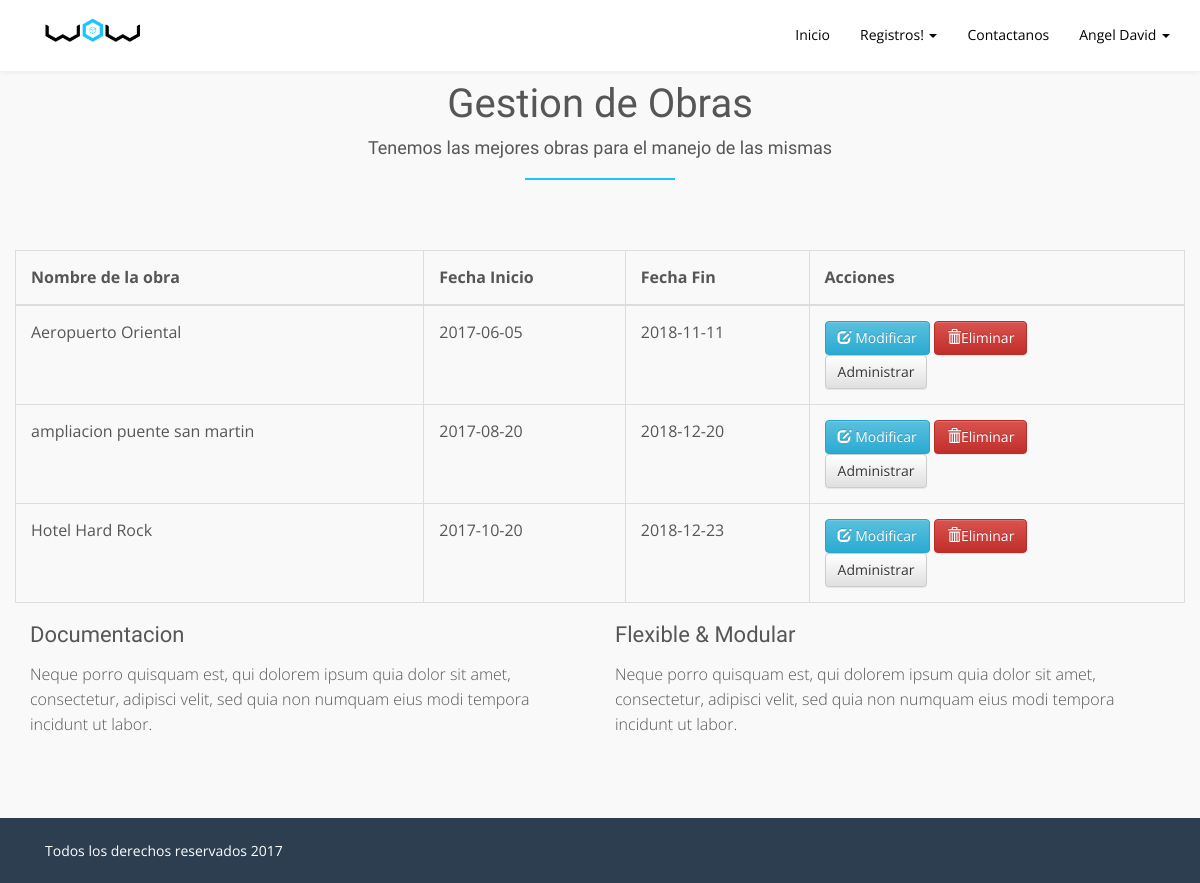
Screenshot of /gestion/gestionar_obras.php (signed in) with the database file from the repository.
### tables this page shows
CREATE TABLE `obra` (
  `id_obra` int(11) NOT NULL,
  `nombre` varchar(30) NOT NULL,
  `fecha_inicio` date NOT NULL,
  `fecha_fin` date NOT NULL
);

### gestion/obras_gestionar.php (the view, shortened to what this page needs)
<?php
$con=@mysqli_connect('localhost', 'root', '', 'obras');
   $ID = $_SESSION['id_administrador'];
   $sql="SELECT obra.id_obra,obra.nombre,obra.fecha_inicio,obra.fecha_fin FROM ADMINISTRADOR INNER JOIN obra_x_admin on administrador.id_administrador= obra_x_admin.id_admin inner join obra on obra_x_admin.id_obra=obra.id_obra WHERE administrador.id_administrador='$ID'";
   $query = mysqli_query($con,$sql);
   if($query)
   {
    ?>
    <table class="table table-bordered">
        <thead>
          <tr>
            <th>Nombre de la obra</th>
            <th>Fecha Inicio</th>
            <th>Fecha Fin</th>
            <th>Acciones</th>
          </tr>
        </thead>
        <tbody>
    <?php
    while($row = mysqli_fetch_row($query))
    {
     if(empty($row))
     {
      ?>
      <div class="alert alert-info" role="alert">
       <button type="button" class="close" data-dismiss="alert">&times;</button>
        <strong></strong>
        <?php
        echo "No se encontraron Resultados!";
        ?>
      </div>
 <?php
      break;
    }
    else
    {
 ?>
    <tr>
    <td><?php echo $row[1];?></td>
    <td><?php echo $row[2]; ?></td>
    <td><?php echo $row[3]; ?></td>
    <td>
        <button type="button" id="btnActualizar" data-toggle="modal" data-target="#modalobra" class="btn btn-info" data-id="<?php echo $row[0];?>" data-nombre="<?php echo $row[1];?>" data-fechaini="<?php echo $row[2]; ?>" data-fechafin="<?php echo $row[3];?>"><i class='glyphicon glyphicon-edit'></i> Modificar </button>
        <button type="button" id="btnEliminar" data-toggle="modal" data-target="#dataDelete"class="btn btn-danger" data-id="<?php echo $row[0];?>"><i class='glyphicon glyphicon-trash'></i>Eliminar</button>
          <form action="administrar_obra.php" method="get" id="formReporte">
           <input type="submit" name="submitreporte"class="btn btn-default" value="Administrar" target="_blank"></input>
           <input type="hidden" name="idObraPdf" value="<?php printf($row[0]); ?>">
          </form>
      </td>
     </tr>
    <?php
     }
    }
    ?>
     </tbody>
    </table>
    <?php
   }

### css/style.css (style rules this page uses)
html, button, input, select, textarea { color: #222; }
html { font-size: 1em; line-height: 1.4; }
html, body { background-color: #fff; font-size: 16px; color: #565656; width:100%; padding:0; margin-left:0; margin-right:0; font-family: 'Open Sans', sans-serif; -webkit-font-smoothing:antialiased; font-weight: 300; }
a, button, a span { -webkit-transition: 0.2s ease-in-out; -o-transition: 0.2s ease-in-out; transition: 0.2s ease-in-out; }
*, *:before, *:after { -webkit-box-sizing:border-box; -moz-box-sizing:border-box; box-sizing:border-box; }
.table > thead > tr > th, .table > tbody > tr > td { padding: 15px; }

### rows the page displays
obra: nombre "Aeropuerto Oriental", fecha_inicio "2017-06-05", fecha_fin "2018-11-11"
obra: nombre "ampliacion puente san martin", fecha_inicio "2017-08-20", fecha_fin "2018-12-20"
obra: nombre "Hotel Hard Rock", fecha_inicio "2017-10-20", fecha_fin "2018-12-23"

### other values shown
$_SESSION['nombre'] "Angel David"
